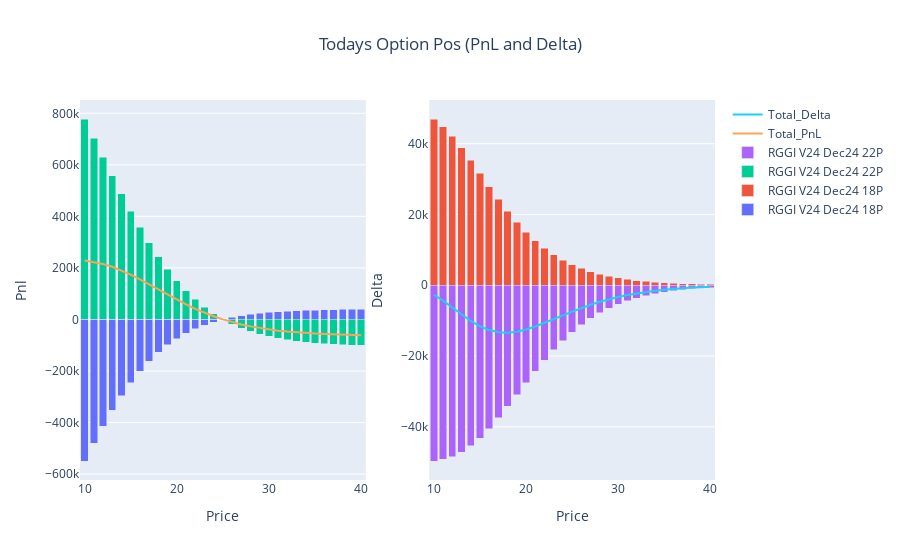

Notebook code for this chart:
### Code cell
fig_p = go.Figure()
for i in list(p)[1:-1]:
    fig_p.add_trace(go.Bar(x=p.Price, y=p[i], name=i, base=0))

fig_p.add_trace(go.Scatter(x=p.Price, y=p.Option_Pnl, mode='lines', name='Total_PnL'))

#fig_p.update_layout(title='Option PnL Today', xaxis_title='Price', yaxis_title='pnl', barmode='stack')
#fig_p.show()

#~~~~~~~~~~~~~~~~~~~~~~~~~~~~~~~~~~~~~~~~~~~~~~~~~~~~~~~~~~~~~~~~~~~~~~~~~~~~~~~~~
fig_d = go.Figure()
for i in list(d)[1:-1]:
    fig_d.add_trace(go.Bar(x=d.Price, y=d[i], name=i, base=0))

fig_d.add_trace(go.Scatter(x=d.Price, y=d.Option_Delta, mode='lines', name='Total_Delta'))

#~~~~~~~~~~~~~~~~~~~~~~~~~~~~~~~~~~~~~~~~~~~~~~~~~~~~~~~~~~~~~~~~~~~~~~~~~~~~~~~~
fig = make_subplots(rows=1, cols=2)
for i in range(0,len(fig_p.data)):
    fig.add_trace(fig_p.data[i], row=1, col=1)
    fig.add_trace(fig_d.data[i], row=1, col=2)
    
#fig.update_layout(title={'text': 'Todays Option Pos (PnL and Delta)','x': 0.5,'xanchor': 'center'}, barmode='stack')
fig.update_layout(title={'text': 'Todays Option Pos (PnL and Delta)','x': 0.5,'xanchor': 'center'})

fig.update_xaxes(title_text="Price", row=1, col=1)
fig.update_yaxes(title_text="Pnl", row=1, col=1)
fig.update_xaxes(title_text="Price", row=1, col=2)
fig.update_yaxes(title_text="Delta", row=1, col=2)    
fig.show()

### Figure 1 — Plotly figure (JSON) as saved in the notebook; plotly's stock layout.template omitted (floating-point values rounded to 4 significant figures)
{"data": [{"base": 0, "name": "RGGI V24 Dec24 18P", "type": "bar", "x": [10, 11, 12, 13, 14, 15, 16, 17, 18, 19, 20, 21, 22, 23, 24, 25, 26, 27, 28, 29, 30, 31, 32, 33, 34, 35, 36, 37, 38, 39, 40], "xaxis": "x", "y": [-549300.0, -479900.0, -414200.0, -353000.0, -296900.0, -246400.0, -201500.0, -162200.0, -128200.0, -99050.0, -74360.0, -53590.0, -36260.0, -21880.0, -10020.0, -279.7, 7684.0, 14170.0, 19450.0, 23720.0, 27180.0, 29970.0, 32220.0, 34030.0, 35490.0, 36670.0, 37610.0, 38370.0, 38980.0, 39470.0, 39860.0], "yaxis": "y"}, {"base": 0, "name": "RGGI V24 Dec24 18P", "type": "bar", "x": [10, 11, 12, 13, 14, 15, 16, 17, 18, 19, 20, 21, 22, 23, 24, 25, 26, 27, 28, 29, 30, 31, 32, 33, 34, 35, 36, 37, 38, 39, 40], "xaxis": "x2", "y": [46970.0, 44850.0, 42120.0, 38890.0, 35320.0, 31590.0, 27850.0, 24240.0, 20860.0, 17770.0, 15000.0, 12560.0, 10450.0, 8643.0, 7112.0, 5826.0, 4755.0, 3869.0, 3139.0, 2542.0, 2054.0, 1657.0, 1335.0, 1075.0, 865.0, 695.5, 559.1, 449.4, 361.1, 290.3, 233.4], "yaxis": "y2"}, {"base": 0, "name": "RGGI V24 Dec24 22P", "type": "bar", "x": [10, 11, 12, 13, 14, 15, 16, 17, 18, 19, 20, 21, 22, 23, 24, 25, 26, 27, 28, 29, 30, 31, 32, 33, 34, 35, 36, 37, 38, 39, 40], "xaxis": "x", "y": [777900.0, 703200.0, 629500.0, 557300.0, 487300.0, 420400.0, 357100.0, 298200.0, 244000.0, 194800.0, 150700.0, 111700.0, 77450.0, 47760.0, 22230.0, 465.2, -17960.0, -33460.0, -46410.0, -57170.0, -66080.0, -73420.0, -79450.0, -84370.0, -88390.0, -91660.0, -94320.0, -96460.0, -98200.0, -99600.0, -100700.0], "yaxis": "y"}, {"base": 0, "name": "RGGI V24 Dec24 22P", "type": "bar", "x": [10, 11, 12, 13, 14, 15, 16, 17, 18, 19, 20, 21, 22, 23, 24, 25, 26, 27, 28, 29, 30, 31, 32, 33, 34, 35, 36, 37, 38, 39, 40], "xaxis": "x2", "y": [-49660.0, -49200.0, -48390.0, -47150.0, -45410.0, -43190.0, -40520.0, -37500.0, -34250.0, -30880.0, -27510.0, -24230.0, -21120.0, -18240.0, -15610.0, -13260.0, -11190.0, -9378.0, -7816.0, -6481.0, -5350.0, -4399.0, -3604.0, -2943.0, -2397.0, -1948.0, -1579.0, -1278.0, -1032.0, -832.8, -671.1], "yaxis": "y2"}, {"mode": "lines", "name": "Total_PnL", "type": "scatter", "x": [10, 11, 12, 13, 14, 15, 16, 17, 18, 19, 20, 21, 22, 23, 24, 25, 26, 27, 28, 29, 30, 31, 32, 33, 34, 35, 36, 37, 38, 39, 40], "xaxis": "x", "y": [228500.0, 223300.0, 215300.0, 204300.0, 190400.0, 174000.0, 155600.0, 136000.0, 115800.0, 95740.0, 76350.0, 58070.0, 41190.0, 25880.0, 12220.0, 185.5, -10280.0, -19280.0, -26960.0, -33450.0, -38910.0, -43450.0, -47230.0, -50340.0, -52900.0, -55000.0, -56710.0, -58100.0, -59220.0, -60140.0, -60880.0], "yaxis": "y"}, {"mode": "lines", "name": "Total_Delta", "type": "scatter", "x": [10, 11, 12, 13, 14, 15, 16, 17, 18, 19, 20, 21, 22, 23, 24, 25, 26, 27, 28, 29, 30, 31, 32, 33, 34, 35, 36, 37, 38, 39, 40], "xaxis": "x2", "y": [-2684.0, -4346.0, -6271.0, -8256.0, -10090.0, -11600.0, -12670.0, -13260.0, -13390.0, -13120.0, -12510.0, -11670.0, -10670.0, -9597.0, -8503.0, -7438.0, -6433.0, -5509.0, -4676.0, -3940.0, -3296.0, -2742.0, -2269.0, -1868.0, -1532.0, -1252.0, -1020.0, -828.3, -671.1, -542.6, -437.8], "yaxis": "y2"}], "layout": {"barmode": "stack", "title": {"text": "Todays Option Pos (PnL and Delta)", "x": 0.5, "xanchor": "center"}, "xaxis": {"anchor": "y", "domain": [0, 0.45], "title": {"text": "Price"}}, "xaxis2": {"anchor": "y2", "domain": [0.55, 1], "title": {"text": "Price"}}, "yaxis": {"anchor": "x", "domain": [0, 1], "title": {"text": "Pnl"}}, "yaxis2": {"anchor": "x2", "domain": [0, 1], "title": {"text": "Delta"}}}}
